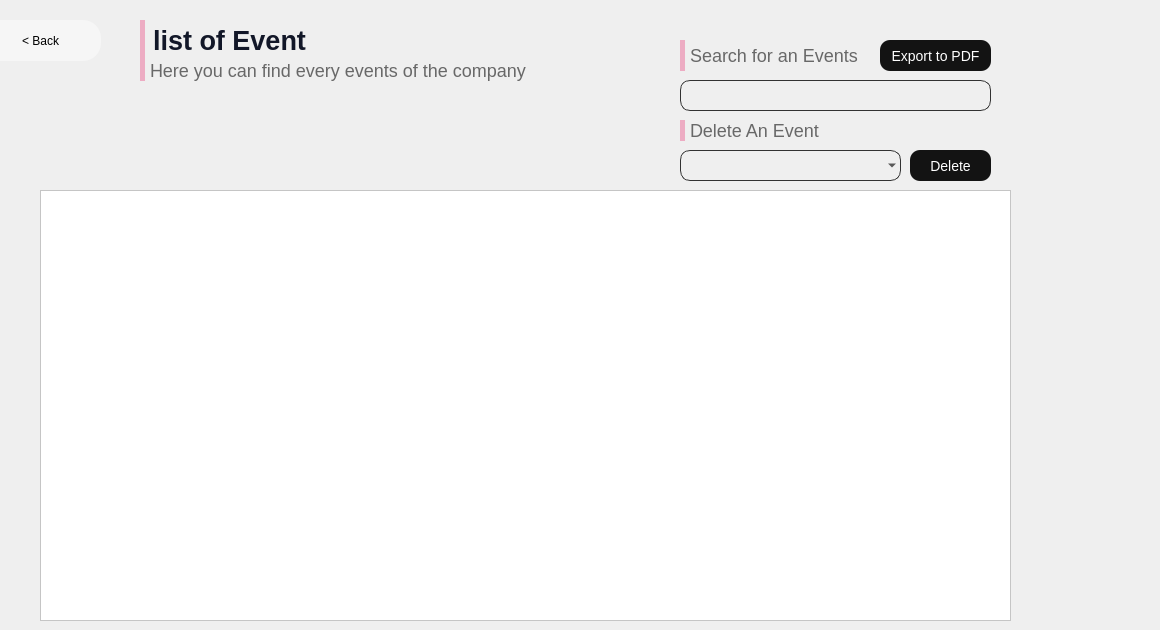
      <widget class="QWidget" name="page_29">
       <widget class="QLabel" name="label_167">
        <property name="geometry">
         <rect>
          <x>140</x>
          <y>20</y>
          <width>371</width>
          <height>41</height>
         </rect>
        </property>
        <property name="styleSheet">
         <string notr="true">font-family: 'Poppins';
font-style: normal;
background:rgba(0,0,0,0);
font-weight: 600;
font-size: 27px;
color: rgb(18,23,40);
border-left: 5px solid rgb(237,172,195);
padding-left: 1px;

</string>
        </property>
        <property name="text">
         <string>list of Event</string>
        </property>
       </widget>
       <widget class="QTableView" name="tableView_ev">
        <property name="geometry">
         <rect>
          <x>40</x>
          <y>190</y>
          <width>971</width>
          <height>431</height>
         </rect>
        </property>
        <property name="styleSheet">
         <string notr="true">

QTableView {
    background-color: white;
    
    selection-background-color: #3498DB;
    selection-color: white;
    color: #34495E;

}

QHeaderView::section {
    background-color: rgb(237,172,195);;
    border: none;
    padding: 8px;
    font-weight: bold;
    color: #34495E;
}

QTableView::item:selected {
    background-color: #3498DB;
    color: white;
}

QTableView::item {
    padding: 8px;
}

QTableView::horizontalHeader {
    background-color: #EAEAEA;
    border: none;
    height: 40px;
}

QTableView::horizontalHeader::section {
    border: none;
    color: #34495E;
    font-weight: bold;
    text-align: left;
    padding: 8px;
    height: 40px;
}

QTableView::verticalHeader {
    background-color: #EAEAEA;
    border: none;
    width: 40px;
}

QTableView::verticalHeader::section {
    border: none;
    color: #34495E;
    font-weight: bold;
    text-align: center;
    padding: 8px;
    width: 40px;
}</string>
        </property>
       </widget>
       <widget class="QLabel" name="label_168">
        <property name="geometry">
         <rect>
          <x>140</x>
          <y>60</y>
          <width>471</width>
          <height>21</height>
         </rect>
        </property>
        <property name="styleSheet">
         <string notr="true">font-family: 'Poppins';
font-style: normal;
background:rgba(0,0,0,0);
font-weight: 275;
font-size: 18px;
color: rgb(104,104,104);
border-left: 5px solid rgb(237,172,195);
padding-left: 1px;

</string>
        </property>
        <property name="text">
         <string>Here you can find every events of the company</string>
        </property>
       </widget>
       <widget class="QPushButton" name="delete_btn_ev">
        <property name="geometry">
         <rect>
          <x>910</x>
          <y>150</y>
          <width>81</width>
          <height>31</height>
         </rect>
        </property>
        <property name="styleSheet">
         <string notr="true">QPushButton{
border-radius: 10px; 
font-family: 'Poppins';
font-style: normal;
font-weight: 400;
font-size: 14px;
background:rgb(19,19,19);
color:white;
}
QPushButton:hover{
background:rgb(129, 129, 129);
}
</string>
        </property>
        <property name="text">
         <string>Delete</string>
        </property>
       </widget>
       <widget class="QLineEdit" name="lineEdit_rechercheev">
        <property name="geometry">
         <rect>
          <x>680</x>
          <y>80</y>
          <width>311</width>
          <height>31</height>
         </rect>
        </property>
        <property name="styleSheet">
         <string notr="true">background-color: white; border-radius: 10px; 
background:rgba(0,0,0,0);
border: 1px solid rgb(50,50,50);
padding-left:5px;</string>
        </property>
       </widget>
       <widget class="QLabel" name="label_169">
        <property name="geometry">
         <rect>
          <x>680</x>
          <y>40</y>
          <width>191</width>
          <height>31</height>
         </rect>
        </property>
        <property name="styleSheet">
         <string notr="true">font-family: 'Poppins';
font-style: normal;
background:rgba(0,0,0,0);
font-weight: 275;
font-size: 18px;
color: rgb(104,104,104);
border-left: 5px solid rgb(237,172,195);
padding-left: 1px;

</string>
        </property>
        <property name="text">
         <string>Search for an Events</string>
        </property>
       </widget>
       <widget class="QPushButton" name="pushButton_36">
        <property name="geometry">
         <rect>
          <x>880</x>
          <y>40</y>
          <width>111</width>
          <height>31</height>
         </rect>
        </property>
        <property name="styleSheet">
         <string notr="true">QPushButton{
border-radius: 10px; 
font-family: 'Poppins';
font-style: normal;
font-weight: 400;
font-size: 14px;
background:rgb(19,19,19);
color:white;
}
QPushButton:hover{
background:rgb(129, 129, 129);
}
</string>
        </property>
        <property name="text">
         <string>Export to PDF</string>
        </property>
       </widget>
       <widget class="QComboBox" name="comboBox_ev">
        <property name="geometry">
         <rect>
          <x>680</x>
          <y>150</y>
          <width>221</width>
          <height>31</height>
         </rect>
        </property>
        <property name="styleSheet">
         <string notr="true">background-color: white; border-radius: 10px; 
background:rgba(0,0,0,0);
border: 1px solid rgb(50,50,50);
padding-left:5px;</string>
        </property>
       </widget>
       <widget class="QPushButton" name="pushButton_15">
        <property name="geometry">
         <rect>
          <x>-20</x>
          <y>20</y>
          <width>121</width>
          <height>41</height>
         </rect>
        </property>
        <property name="styleSheet">
         <string notr="true">QPushButton{
background-color:rgb(246, 246, 246);
border:0;
color:black;
	font: 75 15pt &quot;Poppins&quot;;
font-weight:275;
border-radius:18px;
}
QPushButton:hover{
background:rgb(19, 19, 19);
color:white;
}</string>
        </property>
        <property name="text">
         <string>&lt; Back</string>
        </property>
       </widget>
       <widget class="QLabel" name="label_170">
        <property name="geometry">
         <rect>
          <x>680</x>
          <y>120</y>
          <width>471</width>
          <height>21</height>
         </rect>
        </property>
        <property name="styleSheet">
         <string notr="true">font-family: 'Poppins';
font-style: normal;
background:rgba(0,0,0,0);
font-weight: 275;
font-size: 18px;
color: rgb(104,104,104);
border-left: 5px solid rgb(237,172,195);
padding-left: 1px;

</string>
        </property>
        <property name="text">
         <string>Delete An Event</string>
        </property>
       </widget>
      </widget>
